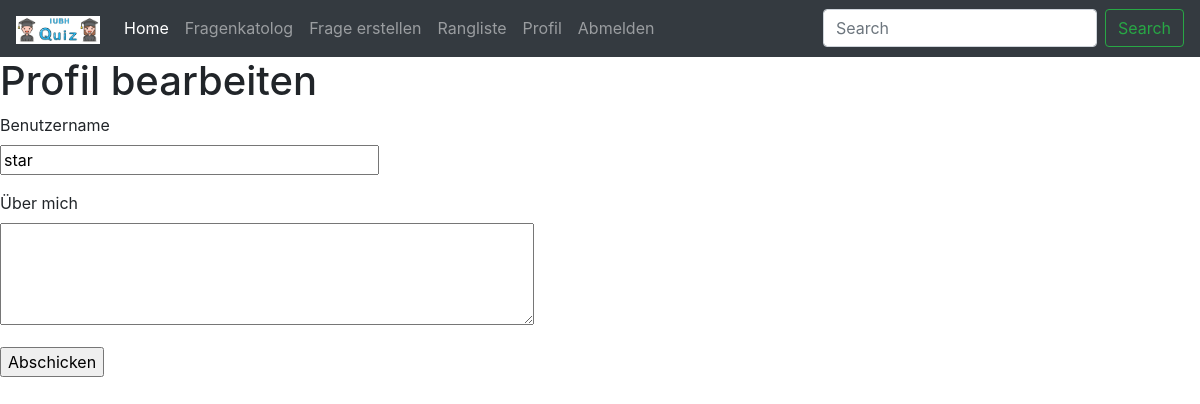
/edit_profile (signed in), run on an earlier commit of the app's database.
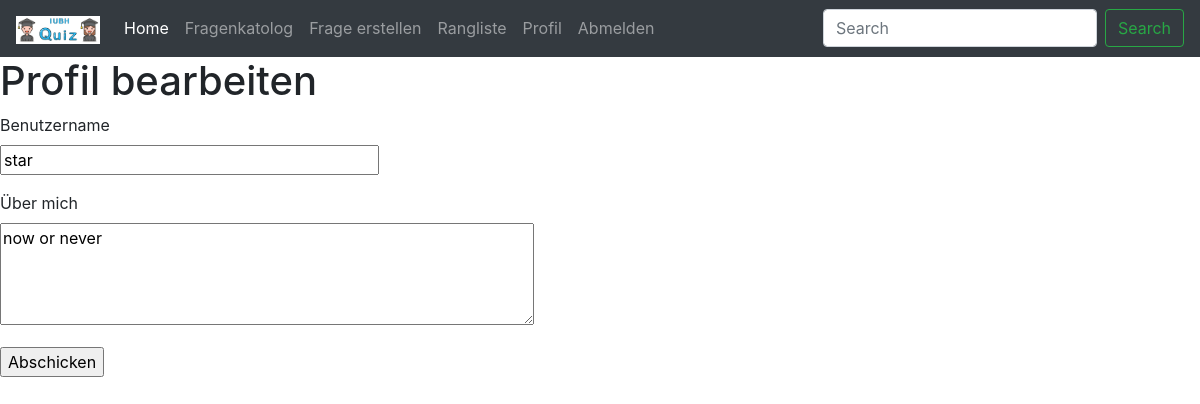
And on a later commit of the database.
### app/models.py (models this page shows, shortened)
class User(UserMixin, db.Model):
    id = db.Column(db.Integer, primary_key=True)
    username = db.Column(db.String(64), index=True, unique=True)
    email = db.Column(db.String(120), index=True, unique=True)
    password_hash = db.Column(db.String(128))
    about_me = db.Column(db.String(140))
    last_seen = db.Column(db.DateTime, default=datetime.utcnow)

### app/routes.py (the view)
@app.route('/edit_profile', methods=['GET', 'POST'])
@login_required
def edit_profile():
    form = EditProfileForm(current_user.username)
    if form.validate_on_submit():
        current_user.username = form.username.data
        current_user.about_me = form.about_me.data
        db.session.commit()
        flash('Änderungen gespeichert')
        return redirect(url_for('edit_profile'))
    elif request.method == 'GET':
        form.username.data = current_user.username
        form.about_me.data = current_user.about_me
    return render_template('edit_profile.html', title='Profil bearbeiten', form=form)

### app/forms.py (shortened to what this page needs)
class EditProfileForm(FlaskForm):
    username = StringField('Benutzername', validators=[DataRequired()])
    about_me = TextAreaField('Über mich', validators=[Length(min=0, max=140)])
    submit = SubmitField('Abschicken')
    def __init__(self, original_username, *args, **kwargs):
        super(EditProfileForm, self).__init__(*args, **kwargs)
        self.original_username = original_username

### app/models.py (called while the page is built)
@login.user_loader
def load_user(id):
    return User.query.get(int(id))

### app/routes.py (called while the page is built)
@app.before_request
def before_request():
    if current_user.is_authenticated:
        current_user.last_seen = datetime.utcnow()
        db.session.commit()

### app/templates/edit_profile.html (shortened to what this page needs)
{% extends "base.html" %}
{% block content %}
    <h1>Profil bearbeiten</h1>
    <form action="" method="post">
        <p>
            {{ form.username.label }}<br>
            {{ form.username(size=32) }}<br>
        </p>
        <p>
            {{ form.about_me.label }}<br>
            {{ form.about_me(cols=50, rows=4) }}<br>
        </p>
        <p>{{ form.submit() }}</p>
    </form>
{% endblock %}

What changed in the data, as far as the page shows it:
changed User "star": about_me (not shown) → "now or never"
